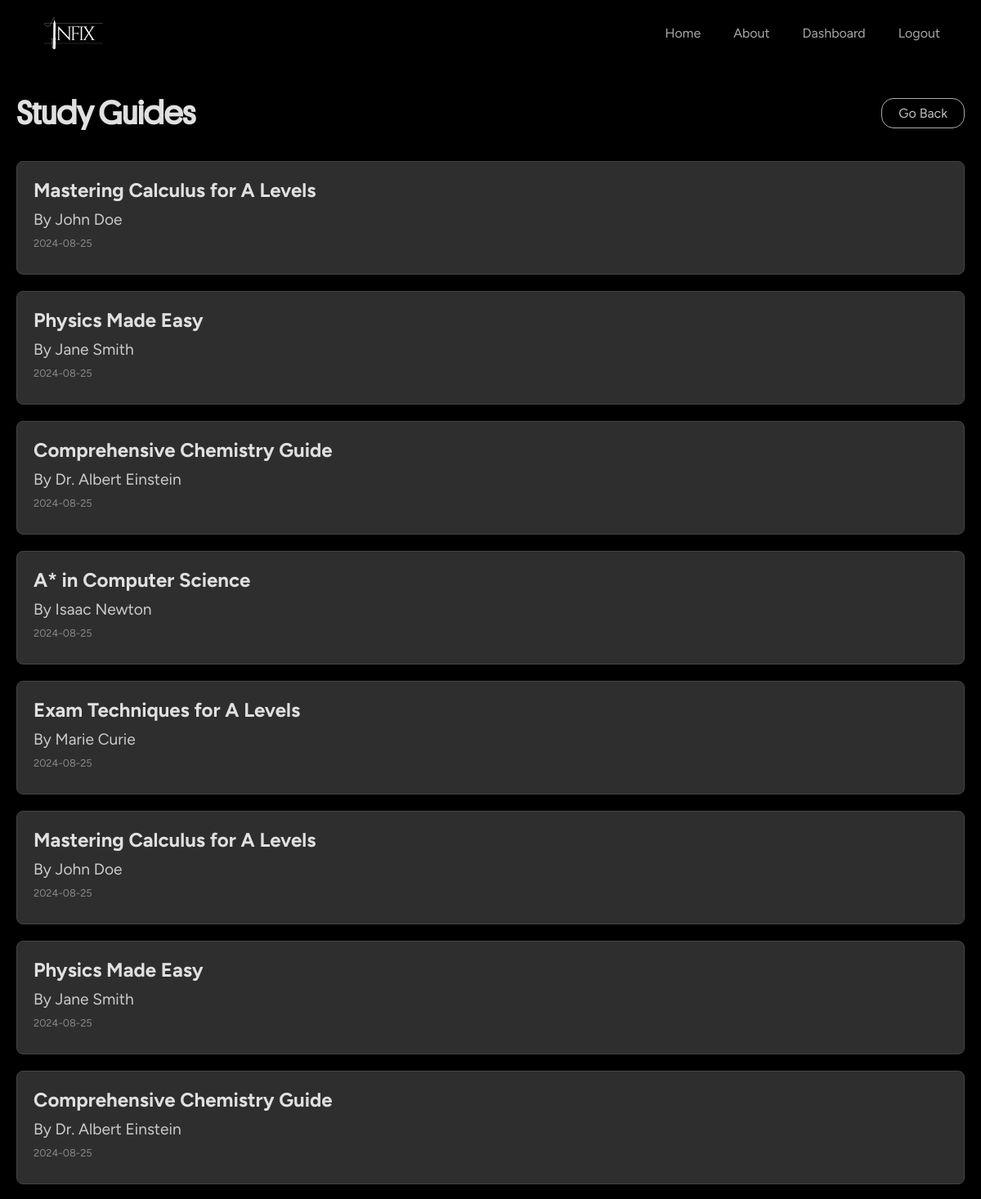
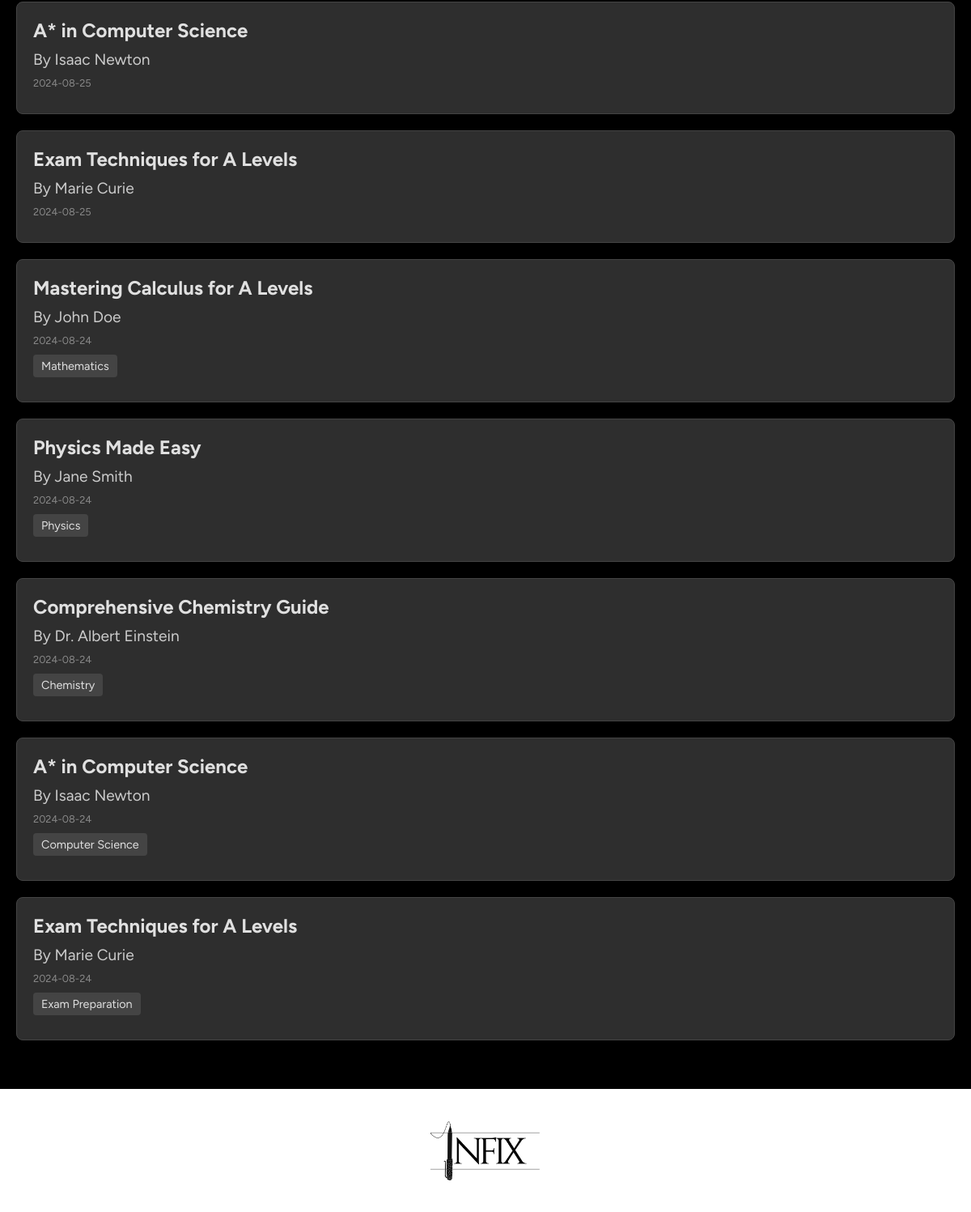
The app's page /allstudyguides (signed in, upper part), older data (2 pictures, top to bottom).
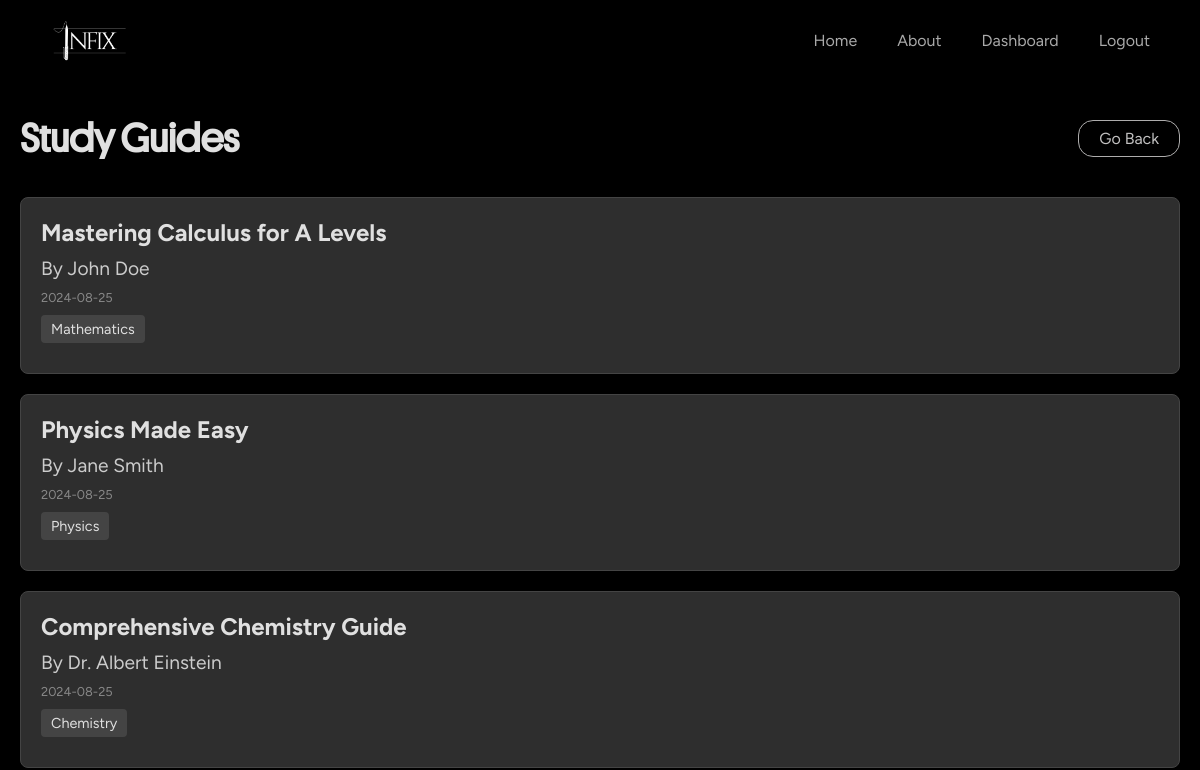
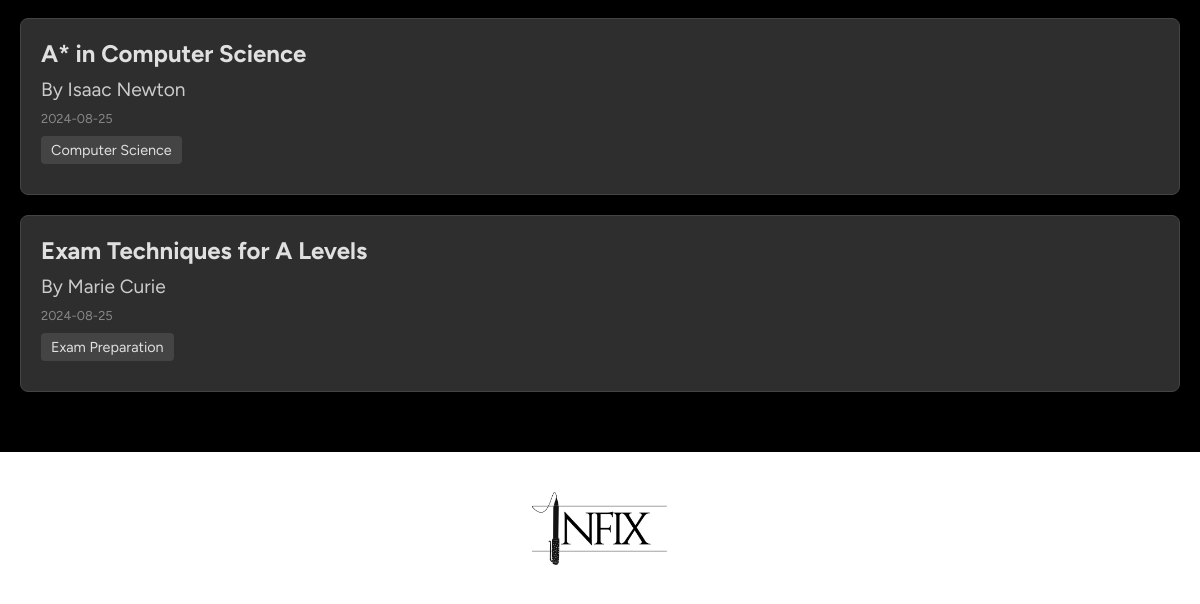
The same page, newer data (2 pictures, top to bottom).
### tables this page shows
CREATE TABLE study_guides (
    id INTEGER PRIMARY KEY AUTOINCREMENT,
    title TEXT NOT NULL,
    author TEXT NOT NULL,
    created_at TIMESTAMP DEFAULT CURRENT_TIMESTAMP,
    UNIQUE(title)
);

### app.py (the view)
@app.route('/allstudyguides')
@login_required
def all_guides():
    try:
        query = """
        SELECT sg.id, sg.title, sg.author, DATE(sg.created_at) AS created_date,
            GROUP_CONCAT(l.name) AS labels
        FROM study_guides sg
        LEFT JOIN study_guides_labels sgl ON sg.id = sgl.study_guide_id
        LEFT JOIN labels l ON sgl.label_id = l.id
        GROUP BY sg.id
        ORDER BY created_at DESC
        """
        result = db.execute(query)
        study_guides = []
        for row in result:
            study_guide = {
                'id': row['id'],
                'title': row['title'],
                'author': row['author'],
                'created_at': row['created_date'],
                'labels': row['labels'].split(',') if row['labels'] else []  # Handle case when labels is None
            }
            study_guides.append(study_guide)
    except Exception as e:
        flash("There was an error retrieving the study guides.", "warning")
        return redirect(url_for('study_guides'))
    return render_template('study-guides-list.html', study_guides=study_guides, search_query='all')

### app.py (called while the page is built)
@app.after_request
def after_request(response):
    response.headers["Cache-Control"] = "no-cache, no-store, must-revalidate"
    response.headers["Expires"] = "0"
    response.headers["Pragma"] = "no-cache"
    return response

### helpers.py (called while the page is built)
def login_required(f):
    @wraps(f)
    def decorated_function(*args, **kwargs):
        if session.get("user_id") is None:
            return redirect("/login")
        return f(*args, **kwargs)
    return decorated_function

### templates/study-guides-list.html (shortened to what this page needs)
{% extends 'base.html' %}
{% block styles %}
<link rel="stylesheet" href="{{ url_for('static', filename='css/study-guides-list.css') }}">
{% endblock %}
{% block HomeActive %}inactive{% endblock %}
{% block content %}
<div id="study-guides-list">
    {% if search_query == "all" %}
        <div class="head">
            <h1>Study Guides</h1>
            <a href="/studyguides" class="go-back-link">Go Back</a>
        </div>
    {% elif search_query %}
        <div class="head">
            <h1>Search results for '{{ search_query }}'</h1>
            <a href="/studyguides" class="go-back-link">Go Back</a>
        </div>
    {% endif %}
    {% if not study_guides %}
        <style>
            #study-guides-list {
                display: flex;
                flex-direction: column;
                text-align: center;
                min-height: 85vh;
                align-items: center;
            }
            .head {
                justify-content: center;
            }
            .head h1 {
                text-align: center;
            }
            @media (min-width : 900px) {
                .head h1{
                    margin-right: 30px;
                }
            }
        </style>
        <div class="study-guides-card"><p>No guides found, ensure you have used correct spelling</p></div>
    {% else %}
        <div class="study-guides-card">
            {% for study_guide in study_guides %}
                <div class="card" onclick="submitForm('{{ study_guide.id }}')">
                    <div class="title">{{ study_guide.title }}</div>
                    <div class="author">By {{ study_guide.author }}</div>
                    <div class="date">{{ study_guide.created_at }}</div>
                    {% if study_guide.labels %}
                        <div class="labels">
                        {% for label in study_guide.labels %}
                            <div class="label">{{ label }}</div>
                        {% endfor %}
                        </div>
                    {% endif %}
                </div>
            {% endfor %}
        </div>
    {% endif %}
</div>
{% endblock %}

### templates/base.html (shortened to what this page needs)
<html lang="en">
<head>
  <link rel="stylesheet" href="{{ url_for('static', filename='css/styles.css') }}">
  <link href="https://cdn.jsdelivr.net/npm/remixicon@4.3.0/fonts/remixicon.css" rel="stylesheet"/>
  {% block styles %}{% endblock %}
</head>
<body>
  {% block nav %}
  <div id="navbar">
    <div class="navbar-content">
      <a href="/" class="logo"><img src="{{ url_for('static', filename='images/White text, no bg.png') }}" alt="Infix Logo" class="infix-logo-nav"></a>
      <div class="nav">
        <ul class="nav-list">
          <li class="nav-item"><a href="/" class="nav-link" id="{% block HomeActive %}active{% endblock %}">Home</a></li>
          <li class="nav-item"><a href="#" class="nav-link" id="{% block AboutActive %}inactive{% endblock %}">About</a></li>
          {% if session.get('user_id') %}
          <li class="nav-item"><a href="/dashboard" class="nav-link" id="{% block DashboardActive %}inactive{% endblock %}">Dashboard</a></li>
            <li class="nav-item"><a href="/logout" class="nav-link">Logout</a></li>
          {% else %}
            <li class="nav-item"><a href="/signup" class="nav-link" id="{% block SignUpActive %}inactive{% endblock %}">Get Started</a></li>
            <li class="nav-item"><a href="/login" class="nav-link" id="{% block LogInActive %}inactive{% endblock %}">Log In</a></li>
          {% endif %}
        </ul>
      </div>
    </div>
  </div>
  {% endblock %}
  {% block content %}
  {% endblock %}
  {% block footer %}
  <div id="footer">
    <div class="infix-logo-top">
      <img src="{{ url_for('static', filename='images/Black text, no bg.png') }}" alt="Infix Logo Black" class="infix-logo">
    </div>
  </div>
  {% endblock %}
</body>
</html>

### static/css/styles.css (style rules this page uses)
html { scroll-behavior: smooth; font-family: "Figtree", sans-serif; }
* { margin: 0; padding: 0; transition: all ease 0.3s; }
body, html { overflow-x: hidden; }
#navbar { box-sizing: border-box; background-color: #000000; position: fixed; top: 0; width: 100%; z-index: 9999; }
ul { list-style: none; }
a { text-decoration: none; color: inherit; }
.navbar-content { display: flex; align-items: center; justify-content: space-between; padding: 0 50px; min-height: 60px; }
.logo { font-size: 22px; color: #ffffff; font-family: 'Platform-Bold'; }
.infix-logo-nav { height: 80px; }
.nav-list { display: flex; column-gap: 40px; }
.nav-link { color: rgba(225,225,225,0.75); font-size: 16px; transition: color 0.4s; }
#footer { background-color: #ffffff; padding: 0; display: flex; flex-direction: column; justify-content: space-between; min-height: 85vh; }
.infix-logo-top { display: flex; justify-content:center; }
.infix-logo-top > .infix-logo { width: 150px; height: 150px; }
a { text-decoration: none; color: #000000; }

### static/css/study-guides-list.css (style rules this page uses)
body { background-color: black; }
#study-guides-list { padding: 20px; padding-top: 100px; max-width: 1200px; margin: 0 auto; background-color: black; color: #e0e0e0; min-height: 85vh; display: flex; flex-direction: column; justify-content: center; }
.head { display: flex; flex-wrap: wrap; justify-content: space-between; align-items: center; margin-bottom: 20px; }
.head h1 { font-size: 2.5em; color: #e0e0e0; font-family: 'Platform-Regular'; }
.study-guides-card { margin-bottom: 20px; }
.card { background-color: #2e2e2e; border: 1px solid #444; border-radius: 8px; padding: 20px; margin-bottom: 20px; box-shadow: 0 2px 5px rgba(0, 0, 0, 0.3); display: flex; flex-direction: column; transition: transform 0.3s ease, box-shadow 0.3s ease; cursor: pointer; }
.title { font-size: 1.5em; font-weight: bold; margin-bottom: 10px; color: #e0e0e0; }
.author { font-size: 1.2em; color: #ccc; margin-bottom: 10px; }
.labels { margin-bottom: 10px; }
.label { background-color: #444; border-radius: 4px; display: inline-block; padding: 5px 10px; margin-right: 5px; font-size: 0.9em; color: #e0e0e0; }
.date { font-size: 0.8em; color: #888; margin-bottom: 10px; }
.go-back-link { color: #c3c2c2; border: 1px solid #aeadad; border-radius: 15px; padding: 8px 20px; margin: 20px 0; text-decoration: none; transition: background-color 0.3s ease, color 0.3s ease; }

Row changes from the older to the newer data that the page shows:
removed study_guides: title "Mastering Calculus for A Levels", author "John Doe", created_at "2024-08-25"
removed study_guides: title "Physics Made Easy", author "Jane Smith", created_at "2024-08-25"
removed study_guides: title "Comprehensive Chemistry Guide", author "Dr. Albert Einstein", created_at "2024-08-25"
removed study_guides: title "A* in Computer Science", author "Isaac Newton", created_at "2024-08-25"
removed study_guides: title "Exam Techniques for A Levels", author "Marie Curie", created_at "2024-08-25"
removed study_guides: title "Mastering Calculus for A Levels", author "John Doe", created_at "2024-08-25"
removed study_guides: title "Physics Made Easy", author "Jane Smith", created_at "2024-08-25"
removed study_guides: title "Comprehensive Chemistry Guide", author "Dr. Albert Einstein", created_at "2024-08-25"
removed study_guides: title "A* in Computer Science", author "Isaac Newton", created_at "2024-08-25"
removed study_guides: title "Exam Techniques for A Levels", author "Marie Curie", created_at "2024-08-25"
changed study_guides "Mastering Calculus for A Levels": created_at "2024-08-24" → "2024-08-25"
changed study_guides "Physics Made Easy": created_at "2024-08-24" → "2024-08-25"
changed study_guides "Comprehensive Chemistry Guide": created_at "2024-08-24" → "2024-08-25"
changed study_guides "A* in Computer Science": created_at "2024-08-24" → "2024-08-25"
changed study_guides "Exam Techniques for A Levels": created_at "2024-08-24" → "2024-08-25"
